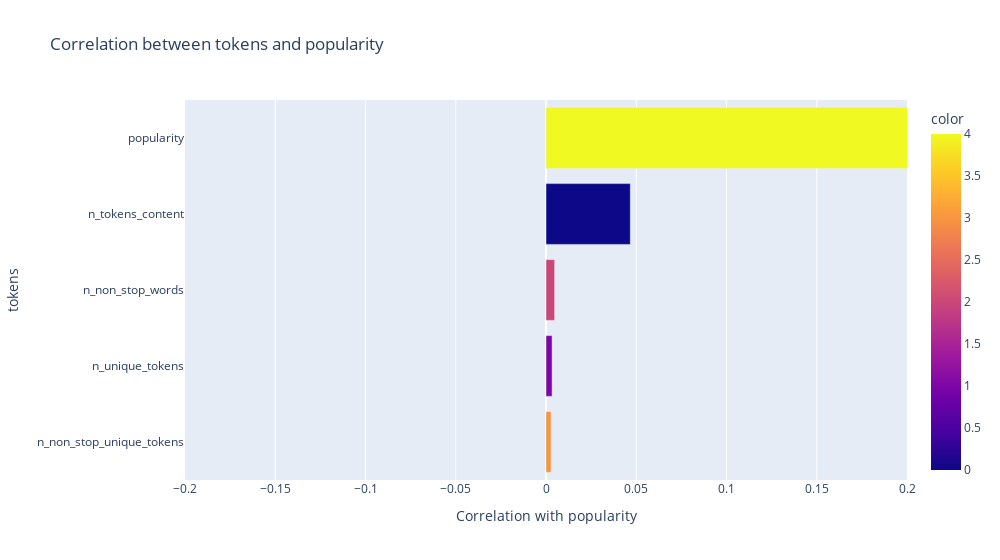

The cell this chart's notebook holds for it:
### Code cell
tokens = data[truely_continuous_value[:4]+['popularity']]
fig=px.bar(tokens.corr()['popularity'].index,
           x=tokens.corr()['popularity'].values,
           y=tokens.corr()['popularity'].index,
           color=[i for i in range(5)],
           orientation='h',
           width=1000,
           title="Correlation between tokens and popularity")
fig.update_layout(xaxis_title="Correlation with popularity", yaxis_title="tokens",xaxis_range=[-0.2,0.2],
                      yaxis_categoryorder = 'total ascending', uniformtext_mode='hide')

fig.show()

### Figure 1 — Plotly figure (JSON) as saved in the notebook; plotly's stock layout.template omitted (floating-point values rounded to 4 significant figures)
{"data": [{"alignmentgroup": "True", "hovertemplate": "x=%{x}<br>y=%{y}<br>color=%{marker.color}<extra></extra>", "legendgroup": "", "marker": {"color": [0, 1, 2, 3, 4], "coloraxis": "coloraxis", "pattern": {"shape": ""}}, "name": "", "offsetgroup": "", "orientation": "h", "showlegend": false, "textposition": "auto", "type": "bar", "x": [0.0467, 0.003373, 0.004782, 0.002793, 1], "xaxis": "x", "y": ["n_tokens_content", "n_unique_tokens", "n_non_stop_words", "n_non_stop_unique_tokens", "popularity"], "yaxis": "y"}], "layout": {"barmode": "relative", "coloraxis": {"colorbar": {"title": {"text": "color"}}, "colorscale": [[0, "#0d0887"], [0.1111, "#46039f"], [0.2222, "#7201a8"], [0.3333, "#9c179e"], [0.4444, "#bd3786"], [0.5556, "#d8576b"], [0.6667, "#ed7953"], [0.7778, "#fb9f3a"], [0.8889, "#fdca26"], [1, "#f0f921"]]}, "legend": {"tracegroupgap": 0}, "title": {"text": "Correlation between tokens and popularity"}, "uniformtext": {"mode": "hide"}, "width": 1000, "xaxis": {"anchor": "y", "domain": [0, 1], "range": [-0.2, 0.2], "title": {"text": "Correlation with popularity"}}, "yaxis": {"anchor": "x", "categoryorder": "total ascending", "domain": [0, 1], "title": {"text": "tokens"}}}}
